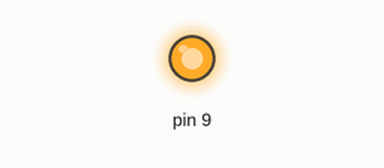
This sketch was run on a simulated Arduino Uno, built with avr-gcc and run on an emulated ATmega328P. Parts: output pins drawn as LEDs (lit = HIGH).

Above: at 1.0 s.
At 5.5 s:
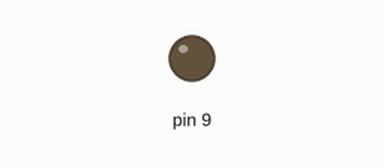
Timing chart, 0 to 6.9 s (numbered marks = the images above):
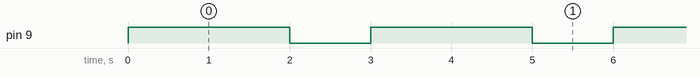

The sketch:

led.ino
```cpp
void setup() {
  pinMode(9,OUTPUT);
  Serial.begin(9600);
  // put your setup code here, to run once:

}

void loop() {
  // put your main code here, to run repeatedly:
digitalWrite(9,HIGH);
delay(2000);
digitalWrite(9,LOW);
delay(1000);
}
```

Measured:
- by itself, pin 9: alternates HIGH for 2.0 s and LOW for 1.0 s
